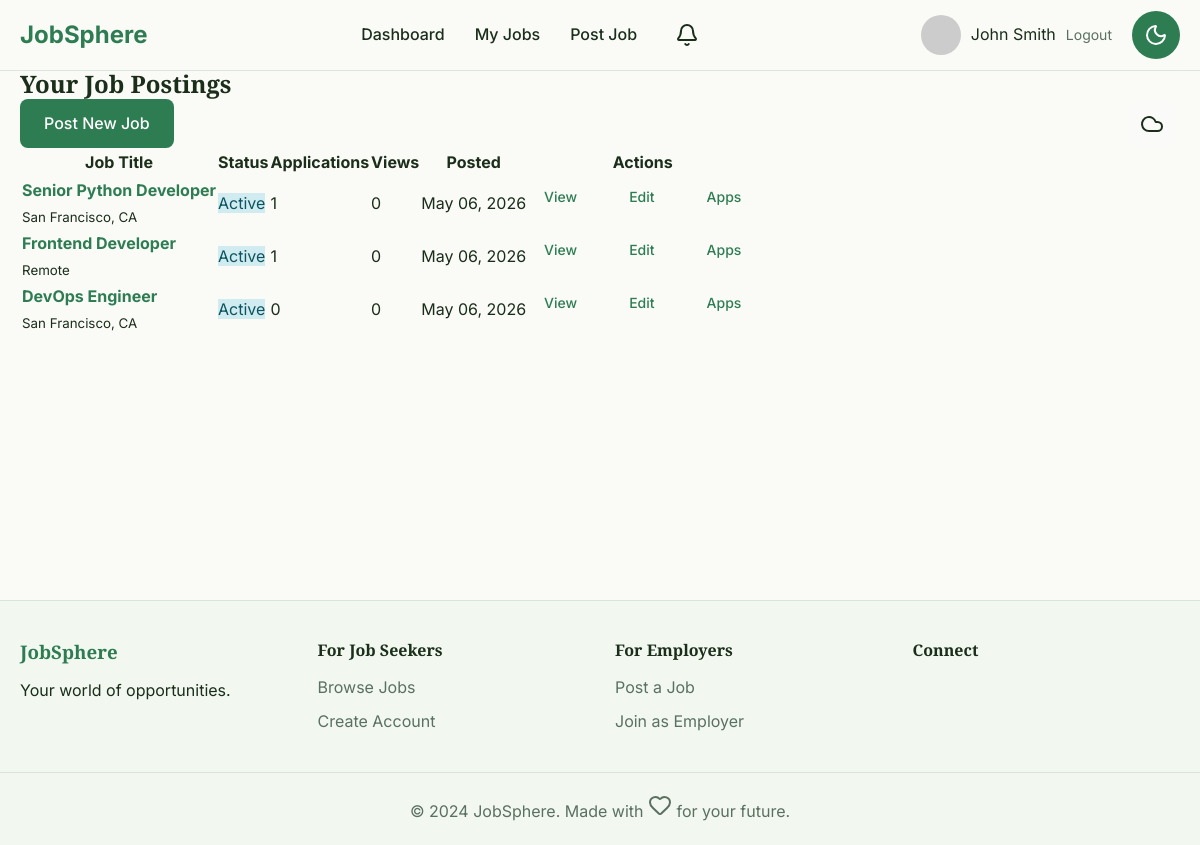
/employer/jobs (signed in), run on the app's committed database.
### models.py (models this page shows, shortened)
class User(UserMixin, db.Model):
    __tablename__ = 'users'
    id = db.Column(db.Integer, primary_key=True)
    name = db.Column(db.String(100), nullable=False)
    email = db.Column(db.String(150), unique=True, nullable=False)
    password_hash = db.Column(db.String(255), nullable=False)
    role = db.Column(db.Enum('seeker', 'employer'), nullable=False)
    avatar_url = db.Column(db.String(255))
    is_active = db.Column(db.Boolean, default=True)
    created_at = db.Column(db.DateTime, default=datetime.utcnow)
    last_login = db.Column(db.DateTime)

class Job(db.Model):
    __tablename__ = 'jobs'
    id = db.Column(db.Integer, primary_key=True)
    employer_id = db.Column(db.Integer, db.ForeignKey('users.id'), nullable=False)
    title = db.Column(db.String(150), nullable=False)
    company = db.Column(db.String(150), nullable=False)
    location = db.Column(db.String(100))
    job_type = db.Column(db.Enum('full-time', 'part-time', 'remote', 'freelance', 'internship'), nullable=False)
    salary_min = db.Column(db.Integer)
    salary_max = db.Column(db.Integer)
    salary_currency = db.Column(db.String(10), default='INR')
    description = db.Column(db.Text, nullable=False)
    requirements = db.Column(db.Text)
    skills_required = db.Column(db.Text)  # comma-separated
    experience_level = db.Column(db.Enum('entry', 'mid', 'senior', 'lead'), nullable=False)
    deadline = db.Column(db.Date)
    status = db.Column(db.Enum('active', 'closed', 'draft'), default='active')
    views_count = db.Column(db.Integer, default=0)
    posted_at = db.Column(db.DateTime, default=datetime.utcnow)
    updated_at = db.Column(db.DateTime, default=datetime.utcnow, onupdate=datetime.utcnow)
    employer = db.relationship('User', backref='jobs')

### app.py (the view)
    @app.route('/employer/jobs')
    @employer_required
    def employer_jobs():
        jobs = Job.query.filter_by(employer_id=current_user.id).all()
        return render_template('employer/jobs.html', jobs=jobs)

### utils.py (called while the page is built)
def get_unread_notifications_count(user_id):
    return Notification.query.filter_by(user_id=user_id, is_read=False).count()

### templates/employer/jobs.html (shortened to what this page needs)
{% extends "base.html" %}
{% block content %}
<section class="employer-jobs-section">
    <div class="container">
        <div class="page-header">
            <h1>Your Job Postings</h1>
            <a href="{{ url_for('post_job') }}" class="btn btn-primary">Post New Job</a>
        </div>
        {% if jobs %}
            <div class="jobs-table">
                <table>
                    <thead>
                        <tr>
                            <th>Job Title</th>
                            <th>Status</th>
                            <th>Applications</th>
                            <th>Views</th>
                            <th>Posted</th>
                            <th>Actions</th>
                        </tr>
                    </thead>
                    <tbody>
                        {% for job in jobs %}
                        <tr>
                            <td>
                                <strong><a href="{{ url_for('job_detail', job_id=job.id) }}">{{ job.title }}</a></strong>
                                <br><small>{{ job.location or 'Remote' }}</small>
                            </td>
                            <td>
                                <span class="status-badge status-{{ job.status }}">{{ job.status.title() }}</span>
                            </td>
                            <td>{{ job.applications|length }}</td>
                            <td>{{ job.views_count }}</td>
                            <td>{{ job.posted_at.strftime('%b %d, %Y') }}</td>
                            <td class="action-buttons">
                                <a href="{{ url_for('job_detail', job_id=job.id) }}" class="btn btn-sm">View</a>
                                <a href="{{ url_for('edit_job', job_id=job.id) }}" class="btn btn-sm">Edit</a>
                                <a href="{{ url_for('employer_applications', job_id=job.id) }}" class="btn btn-sm">Apps</a>
                            </td>
                        </tr>
                        {% endfor %}
                    </tbody>
                </table>
            </div>
        {% else %}
            <div class="empty-state">
                <p>You haven't posted any jobs yet.</p>
                <a href="{{ url_for('post_job') }}" class="btn btn-primary">Post Your First Job</a>
            </div>
        {% endif %}
    </div>
</section>
{% endblock %}

### templates/base.html (shortened to what this page needs)
<!DOCTYPE html>
<html lang="en">
<head>
    <link rel="stylesheet" href="{{ url_for('static', filename='css/main.css') }}">
    <link rel="stylesheet" href="{{ url_for('static', filename='css/themes.css') }}">
    <link rel="stylesheet" href="{{ url_for('static', filename='css/components.css') }}">
    <link rel="stylesheet" href="{{ url_for('static', filename='css/animations.css') }}">
</head>
<body data-theme="{% if session.get('theme') %}{{ session['theme'] }}{% else %}light{% endif %}">
    <nav class="navbar">
        <div class="nav-container">
            <a href="{{ url_for('index') }}" class="nav-logo">
                <span class="logo-text">JobSphere</span>
            </a>
            <div class="nav-links">
                {% if current_user.is_authenticated %}
                    {% if current_user.role == 'seeker' %}
                        <a href="{{ url_for('jobs') }}">Browse Jobs</a>
                        <a href="{{ url_for('seeker_applications') }}">My Applications</a>
                        <a href="{{ url_for('seeker_dashboard') }}">Dashboard</a>
                    {% else %}
                        <a href="{{ url_for('employer_dashboard') }}">Dashboard</a>
                        <a href="{{ url_for('employer_jobs') }}">My Jobs</a>
                        <a href="{{ url_for('post_job') }}">Post Job</a>
                    {% endif %}
                    <a href="{{ url_for('notifications') }}" class="notifications-link">
                        <i data-lucide="bell"></i>
                    </a>
                {% else %}
                    <a href="{{ url_for('jobs') }}">Browse Jobs</a>
                    <a href="{{ url_for('register') }}">Join Now</a>
                    <a href="{{ url_for('login') }}">Sign In</a>
                {% endif %}
            </div>
            <div class="nav-user">
                {% if current_user.is_authenticated %}
                    <div class="user-menu">
                        <img src="{% if current_user.avatar_url %}{{ url_for('uploaded_file', filename=current_user.avatar_url) }}{% else %}https://via.placeholder.com/40x40?text={{ current_user.name[0] }}{% endif %}" alt="Avatar" class="user-avatar">
                        <span>{{ current_user.name }}</span>
                        <a href="{{ url_for('logout') }}" class="logout-link">Logout</a>
                    </div>
                {% endif %}
                <button id="theme-toggle" aria-label="Switch theme">
                    <i data-lucide="{% if session.get('theme') == 'dark' %}sun{% else %}moon{% endif %}"></i>
                </button>
            </div>
        </div>
    </nav>
    <main class="main-content">
        {% block content %}{% endblock %}
    </main>
    <footer class="footer">
        <div class="footer-content">
            <div class="footer-section">
                <h3>JobSphere</h3>
                <p>Your world of opportunities.</p>
            </div>
            <div class="footer-section">
                <h4>For Job Seekers</h4>
                <a href="{{ url_for('jobs') }}">Browse Jobs</a>
                <a href="{{ url_for('register') }}">Create Account</a>
            </div>
            <div class="footer-section">
                <h4>For Employers</h4>
                <a href="{{ url_for('post_job') }}">Post a Job</a>
                <a href="{{ url_for('register') }}">Join as Employer</a>
            </div>
            <div class="footer-section">
                <h4>Connect</h4>
                <div class="social-links">
                </div>
            </div>
        </div>
        <div class="footer-bottom">
            <p>&copy; 2024 JobSphere. Made with <i data-lucide="heart"></i> for your future.</p>
        </div>
    </footer>
    <div class="weather-control-panel">
        <button class="weather-menu-toggle" id="weather-menu-toggle" aria-label="Weather menu">
            <i data-lucide="cloud"></i>
        </button>
    </div>
</body>
</html>

### static/css/main.css (style rules this page uses)
* { margin: 0; padding: 0; box-sizing: border-box; }
:root { --font-primary: 'Inter', sans-serif; --font-heading: 'Playfair Display', serif; }
body { font-family: var(--font-primary); line-height: 1.6; color: var(--text-primary); background: var(--bg-primary); transition: background-color 0.3s ease, color 0.3s ease; }
h1, h2, h3, h4, h5, h6 { font-family: var(--font-heading); font-weight: 700; line-height: 1.2; }
a { color: var(--accent-primary); text-decoration: none; transition: color 0.2s ease; }
.btn { display: inline-block; padding: 12px 24px; border: none; border-radius: 8px; font-weight: 500; text-align: center; cursor: pointer; transition: all 0.2s ease; font-size: 16px; }
.btn-primary { background: var(--accent-primary); color: white; }
.container { max-width: 1200px; margin: 0 auto; padding: 0 20px; }
.navbar { position: fixed; top: 0; left: 0; right: 0; z-index: 1000; background: rgba(250, 250, 247, 0.8); backdrop-filter: blur(10px); border-bottom: 1px solid var(--border); transition: all 0.3s ease; }
.nav-container { max-width: 1200px; margin: 0 auto; padding: 0 20px; display: flex; align-items: center; justify-content: space-between; height: 70px; }
.nav-logo { font-size: 24px; font-weight: 700; color: var(--accent-primary); }
.nav-links { display: flex; gap: 30px; align-items: center; }
.nav-links a { font-weight: 500; color: var(--text-primary); transition: color 0.2s ease; }
.nav-user { display: flex; align-items: center; gap: 20px; }
.user-menu { display: flex; align-items: center; gap: 10px; position: relative; }
.user-avatar { width: 40px; height: 40px; border-radius: 50%; object-fit: cover; }
.logout-link { color: var(--text-secondary); font-size: 14px; }
#theme-toggle { width: 48px; height: 48px; border-radius: 50%; border: none; background: var(--accent-primary); color: white; cursor: pointer; display: flex; align-items: center; justify-content: center; transition: all 0.2s ease; }
.notifications-link { position: relative; display: flex; align-items: center; justify-content: center; width: 40px; height: 40px; border-radius: 50%; background: var(--glass-bg); color: var(--text-primary); transition: all 0.2s ease; }
.main-content { margin-top: 70px; min-height: calc(100vh - 70px - 200px); }
.footer { background: var(--bg-secondary); border-top: 1px solid var(--border); padding: 40px 0 20px; }
.footer-content { max-width: 1200px; margin: 0 auto; padding: 0 20px; display: grid; grid-template-columns: repeat(auto-fit, minmax(250px, 1fr)); gap: 30px; }
.footer-section h3 { color: var(--accent-primary); margin-bottom: 15px; }
.footer-section h4 { margin-bottom: 15px; color: var(--text-primary); }
.footer-section a { display: block; margin-bottom: 8px; color: var(--text-secondary); }
.social-links { display: flex; gap: 15px; }
.footer-bottom { text-align: center; margin-top: 30px; padding-top: 20px; border-top: 1px solid var(--border); color: var(--text-secondary); }

### static/css/themes.css (style rules this page uses)
:root[data-theme="light"] { --bg-primary: #FAFAF7; --bg-secondary: #F2F7F0; --bg-card: #FFFFFF; --accent-primary: #2E7D52; --accent-primary-dark: #25633f; --accent-secondary: #5B8DB8; --accent-secondary-dark: #4a7194; --text-primary: #1A2E1A; --text-secondary: #5A7060; --border: rgba(46, 125, 82, 0.15); }
* { transition: background-color 0.3s ease, color 0.3s ease, border-color 0.3s ease; }

### static/css/components.css (style rules this page uses)
.weather-control-panel { position: fixed; top: 100px; right: 24px; z-index: 1000; }
:root[data-theme="light"] .weather-control-panel { display: flex; align-items: center; }
.weather-menu-toggle { width: 48px; height: 48px; border-radius: 12px; border: 2px solid transparent; background: rgba(255, 255, 255, 0.15); color: var(--text-primary); cursor: pointer; transition: all 0.3s ease; display: flex; align-items: center; justify-content: center; font-size: 20px; }
.status-active { background: #d1ecf1; color: #0c5460; }
.btn-sm { padding: 8px 16px; font-size: 0.875rem; border-radius: 6px; }
.action-buttons { display: flex; gap: 20px; justify-content: center; flex-wrap: wrap; }

### data on the page
User: name "John Smith"
Job: title "Senior Python Developer", location "San Francisco, CA", status "Active", applications|length "1", views_count "0", posted_at "May 06, 2026"
Job: title "Frontend Developer", location "Remote", status "Active", applications|length "1", views_count "0", posted_at "May 06, 2026"
Job: title "DevOps Engineer", location "San Francisco, CA", status "Active", applications|length "0", views_count "0", posted_at "May 06, 2026"
